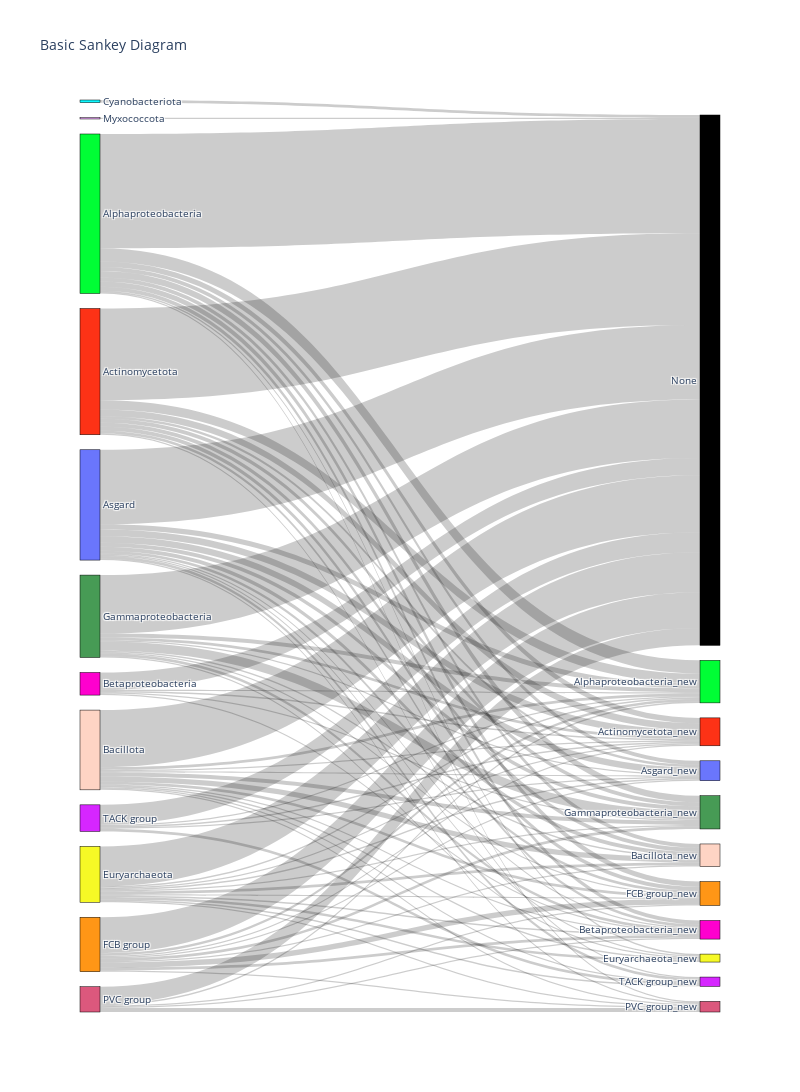

The code cell stored with this chart in its notebook:
### Code cell
trees_cELW_plot = trees_cELW
trees_cELW_plot = remove_hgt(trees_cELW)

trees_cELW_dl_plot = trees_dl_cELW
trees_cELW_dl_plot = remove_hgt(trees_dl_cELW)

# get all possible labels
label = list(pd.concat([trees_cELW_dl_plot.prok_taxa, trees_cELW_plot.prok_taxa]).sort_values().unique())
# uc then dl labels
label_all = label + [i + "_new" for i in label] + ["None"]
# distribution of where uc cELW weight goes
cELWs = [reweighted_cELWs(trees_cELW_plot[trees_cELW_plot.prok_taxa == taxa]) for taxa in label]
#label_map = {v:k for k, v in dict(enumerate(label)).items()}
label_map = {v:k for k, v in dict(enumerate(label + ["None"])).items()}

source, target, value, j = [], [], [], 0
for i in cELWs:
    target += [label_map[taxa] + 12 for taxa in list(i.index)]
    value += list(i)
    source += [j]*len(i)
    j += 1
    
fig1 = go.Figure(data=[go.Sankey(
    node = dict(
      pad = 15,
      thickness = 20,
      line = dict(color = "black", width = 0.5),
      label = label_all,
      color = (px.colors.qualitative.Light24)[:12]*2
    ),
    link = dict(
      source = source, # indices correspond to labels
      target = target,
      value = value
  ))])

fig1.update_layout(title_text="Basic Sankey Diagram", font_size=10, autosize=False, width=800, height=1200)
fig1.show()

### Figure 1 — Plotly figure (JSON) as saved in the notebook; plotly's stock layout.template omitted (floating-point values rounded to 4 significant figures)
{"data": [{"link": {"source": [0, 0, 0, 0, 0, 0, 0, 0, 0, 0, 0, 0, 1, 1, 1, 1, 1, 1, 1, 1, 1, 1, 1, 1, 1, 2, 2, 2, 2, 2, 2, 2, 2, 2, 2, 2, 2, 3, 3, 3, 3, 3, 3, 3, 3, 3, 3, 3, 3, 4, 4, 4, 4, 4, 4, 4, 4, 4, 4, 5, 5, 5, 5, 5, 6, 6, 6, 6, 6, 6, 6, 6, 6, 6, 6, 7, 7, 7, 7, 7, 7, 7, 7, 7, 7, 7, 8, 8, 8, 8, 8, 8, 8, 8, 8, 8, 8, 9, 9, 9, 9, 9, 9, 10, 10, 10, 10, 10, 10, 10, 10, 10, 10, 10, 10, 10, 11, 11, 11, 11, 11, 11, 11, 11, 11, 11, 11], "target": [24, 13, 12, 15, 19, 20, 14, 16, 23, 17, 18, 22, 24, 13, 20, 12, 19, 14, 15, 16, 18, 22, 17, 21, 23, 24, 12, 14, 13, 15, 20, 19, 23, 16, 18, 22, 21, 24, 15, 20, 13, 19, 12, 14, 16, 18, 22, 23, 21, 24, 12, 13, 16, 20, 14, 15, 18, 19, 22, 24, 12, 13, 15, 17, 24, 15, 18, 12, 13, 14, 16, 19, 20, 22, 23, 24, 19, 13, 16, 20, 12, 14, 15, 22, 18, 23, 24, 20, 13, 12, 16, 14, 15, 18, 19, 17, 22, 24, 13, 15, 19, 20, 23, 24, 22, 13, 16, 19, 12, 14, 15, 17, 18, 20, 21, 23, 24, 23, 12, 13, 14, 15, 16, 18, 19, 20, 22], "value": [69, 7, 5, 3, 3, 3, 2, 2, 1, 0, 0, 0, 86, 10, 5, 4, 4, 3, 3, 3, 1, 1, 0, 0, 0, 56, 5, 5, 4, 3, 3, 2, 2, 1, 1, 1, 0, 43, 4, 3, 2, 2, 1, 1, 1, 1, 1, 1, 0, 13, 1, 1, 1, 1, 0, 0, 0, 0, 0, 2, 0, 0, 0, 0, 30, 2, 2, 1, 1, 1, 1, 1, 1, 1, 1, 27, 4, 2, 2, 2, 1, 1, 1, 1, 0, 0, 44, 7, 3, 2, 2, 1, 1, 1, 1, 0, 0, 1, 0, 0, 0, 0, 0, 13, 3, 1, 1, 1, 0, 0, 0, 0, 0, 0, 0, 0, 15, 2, 1, 1, 1, 0, 0, 0, 0, 0, 0]}, "node": {"color": ["#FD3216", "#00FE35", "#6A76FC", "#FED4C4", "#FE00CE", "#0DF9FF", "#F6F926", "#FF9616", "#479B55", "#EEA6FB", "#DC587D", "#D626FF", "#FD3216", "#00FE35", "#6A76FC", "#FED4C4", "#FE00CE", "#0DF9FF", "#F6F926", "#FF9616", "#479B55", "#EEA6FB", "#DC587D", "#D626FF"], "label": ["Actinomycetota", "Alphaproteobacteria", "Asgard", "Bacillota", "Betaproteobacteria", "Cyanobacteriota", "Euryarchaeota", "FCB group", "Gammaproteobacteria", "Myxococcota", "PVC group", "TACK group", "Actinomycetota_new", "Alphaproteobacteria_new", "Asgard_new", "Bacillota_new", "Betaproteobacteria_new", "Cyanobacteriota_new", "Euryarchaeota_new", "FCB group_new", "Gammaproteobacteria_new", "Myxococcota_new", "PVC group_new", "TACK group_new", "None"], "line": {"color": "black", "width": 0.5}, "pad": 15, "thickness": 20}, "type": "sankey"}], "layout": {"autosize": false, "font": {"size": 10}, "height": 1200, "title": {"text": "Basic Sankey Diagram"}, "width": 800}}
